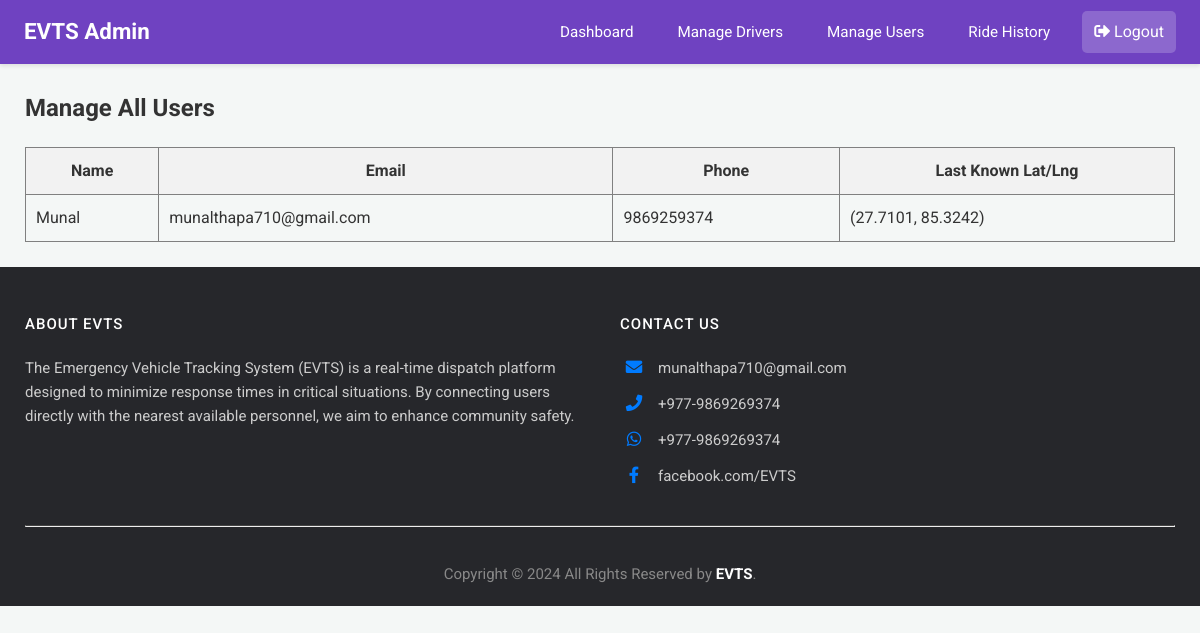
The page /admin/manage-users (signed in) on the database as committed earlier.
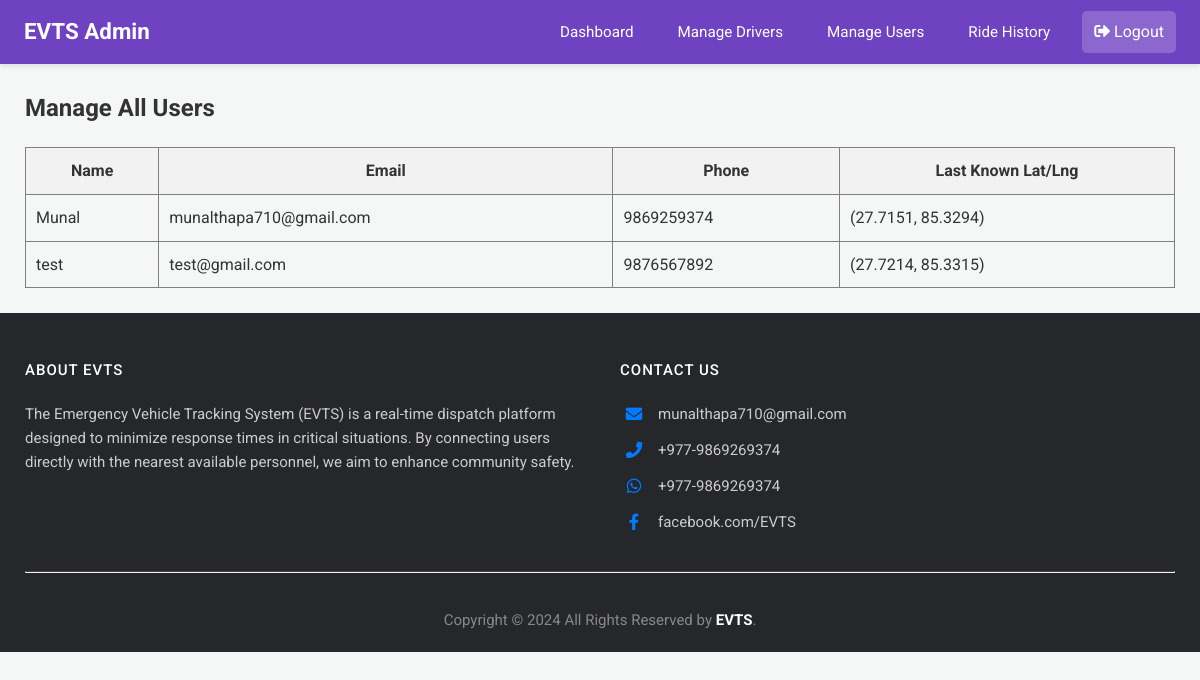
The same page on the database as committed later.
### app.py (models this page shows)
class User(db.Model):
    email = db.Column(db.String(120), primary_key=True)
    name = db.Column(db.String(100))
    phone = db.Column(db.String(15))
    password = db.Column(db.String(256)) # Increased length for hash
    latitude = db.Column(db.Float, nullable=True)
    longitude = db.Column(db.Float, nullable=True)

### app.py (the view)
@app.route('/admin/manage-users')
@login_required_admin
def manage_users():
    admin = Admin.query.get(session['admin'])
    all_users = User.query.all()
    response = make_response(render_template('admin_manage_users.html', admin=admin, users=all_users))
    return add_no_cache_to_response(response)

### app.py (called while the page is built)
def login_required_admin(f):
    @wraps(f)
    def decorated_function(*args, **kwargs):
        if 'admin' not in session:
            flash("Admin access required.", "error")
            return redirect(url_for('login'))
        return f(*args, **kwargs)
    return decorated_function

def add_no_cache_to_response(response):
    response.headers["Cache-Control"] = "no-cache, no-store, must-revalidate, public, max-age=0"
    response.headers["Pragma"] = "no-cache"
    response.headers["Expires"] = "0"
    return response

### templates/admin_manage_users.html
{% extends 'admin_base.html' %}
{% block content %}
<h2>Manage All Users</h2>
<table border="1" style="width: 100%; border-collapse: collapse; margin-top: 20px;">
    <thead>
        <tr style="background-color: #f2f2f2;">
            <th style="padding: 10px;">Name</th>
            <th style="padding: 10px;">Email</th>
            <th style="padding: 10px;">Phone</th>
            <th style="padding: 10px;">Last Known Lat/Lng</th>
        </tr>
    </thead>
    <tbody>
    {% for user in users %}
    <tr>
        <td style="padding: 10px;">{{ user.name }}</td>
        <td style="padding: 10px;">{{ user.email }}</td>
        <td style="padding: 10px;">{{ user.phone }}</td>
        <td style="padding: 10px;">
            {% if user.latitude and user.longitude %}
                ({{ user.latitude|round(4) }}, {{ user.longitude|round(4) }})
            {% else %}
                Not Set
            {% endif %}
        </td>
    </tr>
    {% endfor %}
    </tbody>
</table>
{% endblock %}

Rows that differ between the two databases and show on the page:
changed User "Munal": latitude "27.7101" → "27.7151"; longitude "85.3242" → "85.3294"
added User: name "test", email "test@gmail.com", phone "9876567892", latitude "27.7214", longitude "85.3315"
